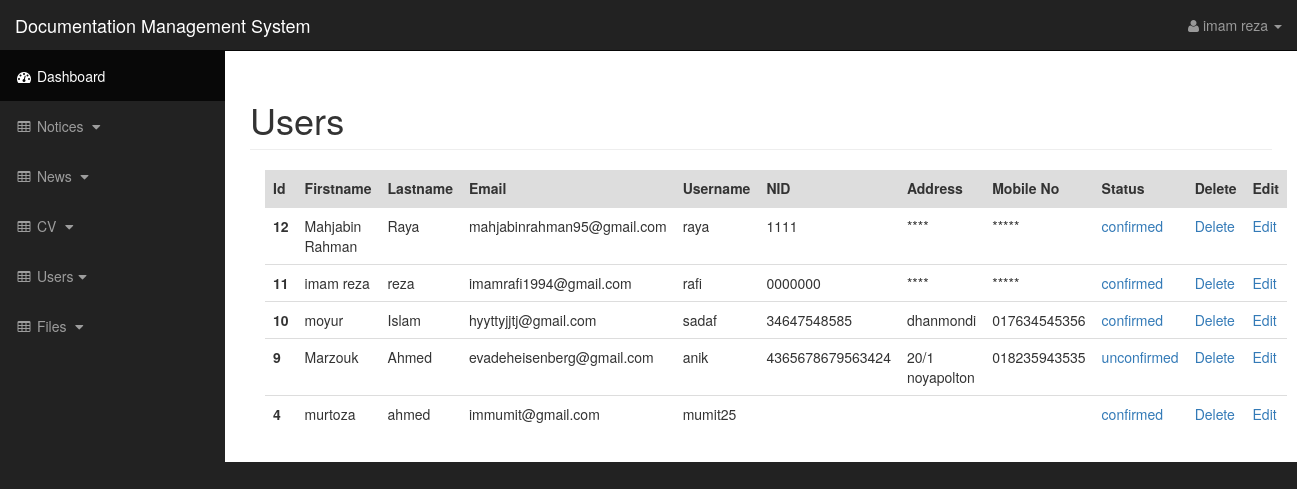
Page /admin/users.php (signed in) on the committed database.
### tables this page shows
CREATE TABLE `student` (
  `id` int(11) NOT NULL,
  `firstname` varchar(30) DEFAULT NULL,
  `lastname` varchar(30) DEFAULT NULL,
  `email` varchar(30) DEFAULT NULL,
  `username` varchar(30) DEFAULT NULL,
  `password` varchar(30) DEFAULT NULL,
  `nid` varchar(255) NOT NULL,
  `address` varchar(255) NOT NULL,
  `mobile_no` varchar(255) NOT NULL,
  `status` varchar(255) NOT NULL
);

### admin/includes/functions.php (called while the page is built, shortened)
<?php
if(function_exists('escape')){}
else{
    function escape($string){
        global $con;
        return mysqli_real_escape_string($con,trim(strip_tags($string)));
    }
}
?>

### admin/includes/view_all_users.php (the view, shortened to what this page needs)
 <?php  include_once "functions.php" ; ?>
 <form action="" method="post">
<div class="col-xs-12">
 <table class="table">
  <thead class="thead-dark" style="background:#ddd;">
    <tr>
      <th scope="col">Id</th>
      <th scope="col">Firstname</th>
      <th scope="col">Lastname</th>
      <th scope="col">Email</th>
      <th scope="col">Username</th>
      <th scope="col">NID</th>
      <th scope="col">Address</th>
      <th scope="col">Mobile No</th>
      <th scope="col">Status</th>
      <th scope="col">Delete</th>
      <th scope="col">Edit</th>
    </tr>
  </thead>
  <tbody>
   <?php  $query="select * from student order by id desc";
           $select_user=mysqli_query($con,$query);
      while($row=mysqli_fetch_assoc($select_user)){
         $id=(escape($row['id']));
         $firstname=(escape($row['firstname']));
         $lastname=(escape($row['lastname']));
         $email=(escape($row['email']));
         $uname=(escape($row['username']));
         $nid=(escape($row['nid']));
         $address=(escape($row['address']));
         $mobile=(escape($row['mobile_no']));
         $status=(escape($row['status']));
          echo "<tr>";
           ?>
           <?php
          echo "<th scope='row'> $id</th>";
          echo "<td>$firstname</td>";
          echo "<td>$lastname</td>";
          echo "<td>$email</td>";
          echo "<td> $uname</td>";
          echo "<td>$nid</td>";
          echo "<td>$address</td>";
          echo "<td>$mobile</td>";
          echo "<td><a href='users.php?source=&status={$status}&status_id={$id}'>$status</a></td>";
          echo "<td><a href='users.php?source=&del_id={$id}'>Delete</a></td>";
          echo "<td><a href='users.php?source=edit_user&user_id={$id}'>Edit</a></td>";
          echo "</tr>";
      }
      ?>
  </tbody>
</table>
</div>
</form>

### admin/includes/navigation.php (shortened to what this page needs)
    <nav class="navbar navbar-inverse navbar-fixed-top" role="navigation">
            <div class="navbar-header">
                <a class="navbar-brand" href="index.php">Documentation Management System</a>
            </div>
            <ul class="nav navbar-right top-nav">
                  <?php
      $data = "select * from admin where admin_username='$_SESSION[admin_username]';";
      $name=mysqli_query($con,$data);
     ?>
                <li class="dropdown">
                    <a href="#" class="dropdown-toggle" data-toggle="dropdown"><i class="fa fa-user"></i> <?php
                        while($row=mysqli_fetch_assoc($name)){
    $firstname=$row['firstname'];
    $lastname=$row['lastname'];
    echo "$firstname" . " " . "$lastname";
} ?> <b class="caret"></b></a>
                </li>
            </ul>
            <div class="collapse navbar-collapse navbar-ex1-collapse">
                <ul class="nav navbar-nav side-nav">
                    <li class="active">
                        <a href="./"><i class="fa fa-fw fa-dashboard"></i> Dashboard</a>
                    </li>
                     <li>
                        <a href="javascript:;" data-toggle="collapse" data-target="#notices"><i class="fa fa-fw fa-table"></i> Notices <i class="fa fa-fw fa-caret-down"></i></a>
                    </li>
                      <li>
                        <a href="javascript:;" data-toggle="collapse" data-target="#news"><i class="fa fa-fw fa-table"></i> News <i class="fa fa-fw fa-caret-down"></i></a>
                    </li>
                     <li>
                        <a href="javascript:;" data-toggle="collapse" data-target="#cv"><i class="fa fa-fw fa-table"></i> CV <i class="fa fa-fw fa-caret-down"></i></a>
                    </li>
                     <li>
                        <a href="javascript:;" data-toggle="collapse" data-target="#user"><i class="fa fa-fw fa-table"></i> Users<i class="fa fa-fw fa-caret-down"></i></a>
                    </li>
                      <li>
                        <a href="javascript:;" data-toggle="collapse" data-target="#files"><i class="fa fa-fw fa-table"></i> Files <i class="fa fa-fw fa-caret-down"></i></a>
                    </li>
                </ul>
            </div>
        </nav>

### admin/css/sb-admin.css (style rules this page uses)
.top-nav { padding: 0 15px; }
.top-nav>li { display: inline-block; float: left; }
.top-nav>li>a { padding-top: 15px; padding-bottom: 15px; line-height: 20px; color: #999; }
@media (min-width:768px) { .side-nav { position: fixed; top: 51px; left: 225px; width: 225px; margin-left: -225px; border: none; border-radius: 0; overflow-y: auto; background-color: #222; } }
@media (min-width:768px) { .side-nav>li>a { width: 225px; } }

### rows in the picture
student: id "12", firstname "Mahjabin Rahman", lastname "Raya", email "mahjabinrahman95@gmail.com", username "raya", nid "1111", address "****", mobile_no "*****", status "confirmed"
student: id "11", firstname "imam reza", lastname "reza", email "imamrafi1994@gmail.com", username "rafi", nid "0000000", address "****", mobile_no "*****", status "confirmed"
student: id "10", firstname "moyur", lastname "Islam", email "hyyttyjjtj@gmail.com", username "sadaf", nid "34647548585", address "dhanmondi", mobile_no "017634545356", status "confirmed"
student: id "9", firstname "Marzouk", lastname "Ahmed", email "evadeheisenberg@gmail.com", username "anik", nid "4365678679563424", address "20/1 noyapolton", mobile_no "018235943535", status "unconfirmed"
student: id "4", firstname "murtoza", lastname "ahmed", email "immumit@gmail.com", username "mumit25", status "confirmed"

### other values in the picture
$firstname "imam"
$lastname "reza"
